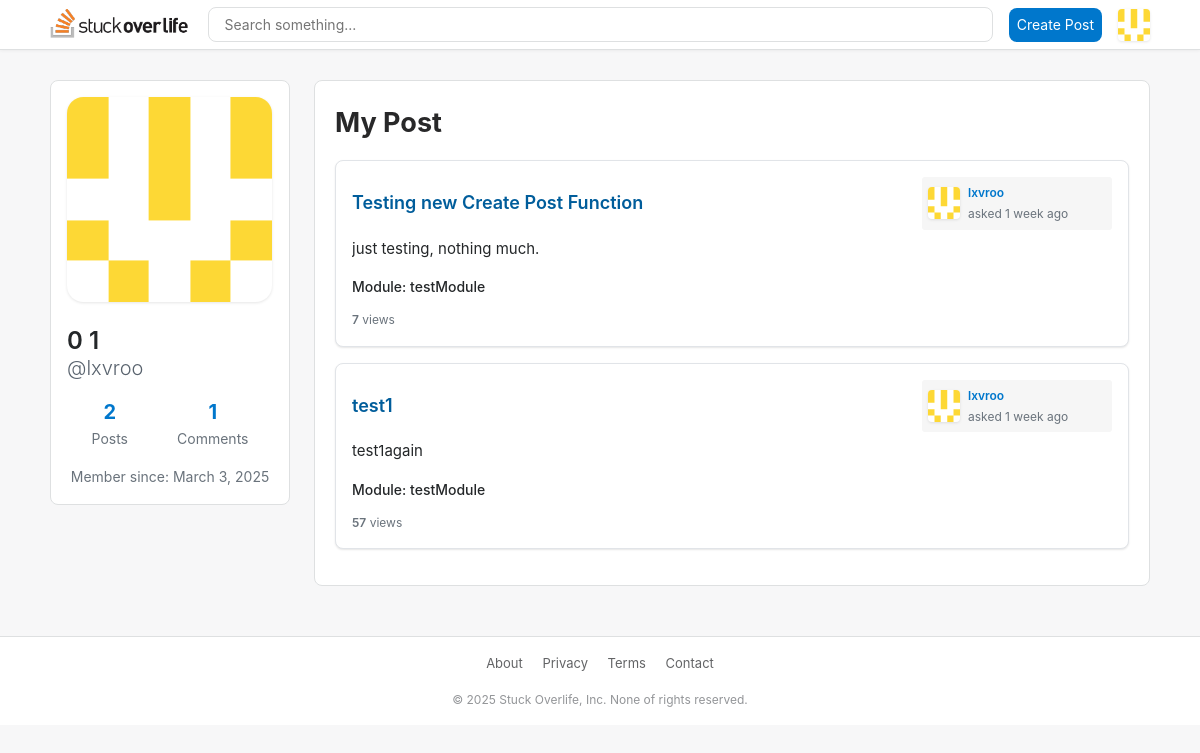
The page /models/profile.php (signed in) on the database its author committed.
### tables this page shows
CREATE TABLE `user` (
  `UserID` int(11) NOT NULL,
  `username` varchar(255) NOT NULL,
  `firstname` varchar(100) NOT NULL,
  `lastname` varchar(100) NOT NULL,
  `password` varchar(255) NOT NULL DEFAULT '',
  `avatar` varchar(100) DEFAULT NULL,
  `dob` date DEFAULT NULL,
  `bio` text DEFAULT NULL,
  `status` enum('Active','Blocked','Banned','Archived','Unknown') NOT NULL DEFAULT 'Active',
  `role` enum('user','admin') NOT NULL DEFAULT 'user',
  `createdAt` datetime NOT NULL DEFAULT current_timestamp()
);

CREATE TABLE `posts` (
  `PostID` int(11) NOT NULL,
  `title` varchar(255) NOT NULL,
  `content` text NOT NULL,
  `ModuleID` int(11) NOT NULL,
  `UserID` int(11) NOT NULL,
  `createdAt` datetime NOT NULL DEFAULT current_timestamp(),
  `updatedAt` datetime NOT NULL DEFAULT current_timestamp() ON UPDATE current_timestamp(),
  `AssetID` int(11) DEFAULT NULL,
  `viewCount` int(11) DEFAULT 0,
  `voteCount` int(11) DEFAULT 0
);

CREATE TABLE `modules` (
  `ModuleID` int(11) NOT NULL,
  `moduleName` varchar(255) NOT NULL,
  `description` varchar(255) NOT NULL
);

### includes/functions.php (called while the page is built, shortened)
<?php
    function query($pdo, $sql, $parameters = []) {
        $query = $pdo->prepare($sql);
        $query->execute($parameters);
        return $query;
    }
    function timeAgo($datetime, $full = false) {
        static $now = null;
        try {
            if ($now === null) {
                $now = new DateTime();
            }
            $then = new DateTime($datetime);
            $diff = (array) $now->diff($then);
            $diff['w'] = floor($diff['d'] / 7);
            $diff['d'] -= $diff['w'] * 7;
            $string = array(
                'y' => 'year',
                'm' => 'month',
                'w' => 'week',
                'd' => 'day',
                'h' => 'hour',
                'i' => 'minute',
                's' => 'second',
            );
            foreach($string as $k => &$v) {
                if ($diff[$k]) {
                    $v = $diff[$k] . ' ' . $v . ($diff[$k] > 1 ? 's' : '');
                } else {
                    unset($string[$k]);
                }
            }
            if (!$full) $string = array_slice($string, 0, 1);
            return $string ? implode(', ', $string) . ' ago' : 'just now';
        } catch (Exception $e) {
            error_log('Error in timeAgo function: ' . $e->getMessage());
            return 'unknown time';
        }
    }
    function getUserByPost($pdo, $id) {
        $parameters = [':id' => $id];
        $query = query($pdo, 'SELECT u.* FROM user u
                              INNER JOIN posts p ON u.UserID = p.UserID
                              WHERE p.PostID = :id', $parameters);
        return $query->fetch();
    }
    function getPostByUser($pdo, $id) {
        $parameters = [':id' => $id];
        $query = query($pdo, 'SELECT p.*, u.username, m.moduleName FROM posts p
                              INNER JOIN user u ON p.UserID = u.UserID
                              INNER JOIN modules m ON p.ModuleID = m.ModuleID
                              WHERE u.UserID = :id
                              ORDER BY p.createdAt DESC', $parameters);
        return $query->fetchAll();
    }
    function getUserPostCount($pdo, $userId) {
        $parameters = [':userId' => $userId];
        $result = query($pdo, 'SELECT COUNT(*) as count FROM posts WHERE UserID = :userId', $parameters);
        return $result->fetch()['count'];
    }
    function getUserCommentCount($pdo, $userId) {
        $parameters = [':userId' => $userId];
        $result = query($pdo, 'SELECT COUNT(*) as count FROM comment WHERE UserID = :userId', $parameters);
        return $result->fetch()['count'];
    }
    function formatDate($dateString) {
        $date = new DateTime($dateString);
        return $date->format('F j, Y');
    }
    function isLoggedIn() {
        return isset($_SESSION['user_id']);
    }
    function getCurrentUser($pdo) {
        if (isLoggedIn()) {
            $params = [':id' => $_SESSION['user_id']];
            $query = query($pdo, 'SELECT * FROM user WHERE userid = :id', $params);
            return $query->fetch();
        }
        return false;
    }
?>

### models/profile.php (called while the page is built, shortened)
<?php
$pageType = 'profile-page';
include_once '../includes/db.php';
include_once '../includes/functions.php';
include_once '../views/profile.html.php';
$output = ob_get_clean();
include_once '../views/layout.html.php';
?>

### views/profile.html.php (the view, shortened to what this page needs)
<?php
$currentUserId = $_SESSION['user_id'];
$posts = getPostByUser($pdo, $currentUserId);
if (empty($posts)): ?>
    <div style="text-align: center;">
        <p>You haven't created any posts yet.</p>
    </div>
<?php else: ?>
    <?php foreach($posts as $post): ?>
        <div class="post">
            <div class="post-with-votes">
                <div class="post-main">
                    <div class="post-header">
                        <a class="post-title" href="/coursework/models/posts.php?id=<?= $post['PostID'] ?>"><?= htmlspecialchars($post['title'], ENT_QUOTES, 'UTF-8') ?></a>
                        <div class="user-info">
                            <div class="user-avatar">
                                <?php
                                    $author = getUserByPost($pdo, $post['PostID']);
                                    $avatar = htmlspecialchars($author['avatar'], ENT_QUOTES, 'UTF-8');
                                ?>
                                <img height="32px" src="/coursework/assets/images/random_pfp/<?= $avatar ?>" alt="User avatar">
                            </div>
                            <div class="user-info-details">
                                <a href="#" class="user-name"><?= htmlspecialchars($post['username'], ENT_QUOTES, 'UTF-8') ?></a>
                                <span class="user-reputation">asked <?= timeAgo($post['createdAt']) ?></span>
                            </div>
                        </div>
                    </div>
                    <div class="post-content post-preview">
                        <?php
                        $content = strip_tags(htmlspecialchars($post['content'], ENT_QUOTES, 'UTF-8'));
                        $lines = explode("\n", $content);
                        $preview = array_slice($lines, 0, 2);
                        $preview = implode("\n", $preview);
                        echo $preview;
                        ?>
                    </div>
                    <div class="post-module">
                        Module: <?= htmlspecialchars($post['moduleName'], ENT_QUOTES, 'UTF-8') ?>
                    </div>
                    <div class="post-stats">
                        <div class="post-stat">
                            <span class="post-stat-value"><?= htmlspecialchars($post['viewCount'], ENT_QUOTES, 'UTF-8') ?></span> views
                        </div>
                    </div>
                </div>
            </div>
        </div>
    <?php endforeach; ?>
<?php endif; ?>

### views/layout.html.php (shortened to what this page needs)
<!DOCTYPE html>
<html lang="en">
<head>
    <link rel="stylesheet" href="/coursework/style.css">
</head>
<body class="<?= $pageType ?? '' ?>">
    <header>
        <div class="header-container">
            <a href="/coursework/index.php" class="header-logo">
                <img src="/coursework/assets/images/logo.svg" alt="Logo" title="Home">
            </a>
            <div class="header-search">
                <input type="text" placeholder="Search something...">
            </div>
            <nav class="header-nav">
                <a href="/coursework/models/createPost.php" class="create-post-button">
                    Create Post
                </a>
                <?php if(isLoggedIn()):?>
                        <?php
                        $currentUser = getCurrentUser($pdo);
                        $avatar = isset($currentUser['avatar']) ? htmlspecialchars($currentUser['avatar'], ENT_QUOTES, 'UTF-8') : "random_pfp";
                        ?>
                        <img class="user-avatar avatar-button" height="32px" src="/coursework/assets/images/random_pfp/<?= $avatar ?>" alt="User avatar" onclick="toggleSubMenu()">
                <?php else:?>
                    <a href="/coursework/models/login.php" class="login-button">Log in</a>
                    <a href="/coursework/models/register.php" class="signup-button">Sign up</a>
                <?php endif; ?>
            </nav>
        </div>
    </header>
    <div class="main-container">
        <main class="main-content">
            <div class="main-content-welcome">
                <?php if(!isLoggedIn() && isset($pageType) && $pageType === 'home-page'):?>
                    <p>Newest Questions</p>
                <?php elseif(isset($pageType) && $pageType === 'profile-page'): ?>My Post
                <?php endif; ?>
            </div>
            <?= $output ?>
        </main>
        <aside class="sidebar">
            <div class="sidebar-widget">
                <?php if(isset($pageType) && $pageType === 'profile-page'): ?>
                    <div class="profile-card">
                        <div class="profile-header">
                            <img class="profile-avatar" src="/coursework/assets/images/random_pfp/<?= $avatar ?>" alt="User avatar">
                            <div class="profile-names">
                                <h3 class="profile-fullname">
                                    <?= htmlspecialchars($currentUser['firstname'] ?? '', ENT_QUOTES, 'UTF-8') ?>
                                    <?= htmlspecialchars($currentUser['lastname'] ?? '', ENT_QUOTES, 'UTF-8') ?>
                                </h3>
                                <p class="profile-username">@<?= htmlspecialchars($currentUser['username'] ?? 'anonymous', ENT_QUOTES, 'UTF-8') ?></p>
                            </div>
                        </div>
                        <div class="profile-stats">
                            <div class="stat-item">
                                <span class="stat-value"><?= getUserPostCount($pdo, $_SESSION['user_id']) ?? 0 ?></span>
                                <span class="stat-label">Posts</span>
                            </div>
                            <div class="stat-item">
                                <span class="stat-value"><?= getUserCommentCount($pdo, $_SESSION['user_id']) ?? 0 ?></span>
                                <span class="stat-label">Comments</span>
                            </div>
                        </div>
                        <div class="profile-details">
                            <div class="member-since">
                                <span>Member since: <?= formatDate($currentUser['createdAt'] ?? '') ?></span>
                            </div>
                        </div>
                    </div>
                <?php elseif(isLoggedIn()): ?>
                    <h3>Quote of the day</h3>
                    <p>"The only way to do great work is to love what you do." </br>- Steve Jobs</p>
                <?php else: ?>
                    <p>Welcome to Stuck Overlife!</p>
                    <p>Please <a href="/coursework/models/login.php">log in</a> or <a href="/coursework/models/register.php">sign up</a> to post questions and answers.</p>
                <?php endif; ?>
            </div>
        </aside>
    </div>
    <footer>
        <div class="footer-links">
            <a href="#" class="footer-link">About</a>
            <a href="#" class="footer-link">Privacy</a>
            <a href="#" class="footer-link">Terms</a>
            <a href="#" class="footer-link">Contact</a>
        </div>
        <div class="footer-copyright">
            © 2025 Stuck Overlife, Inc. None of rights reserved.
        </div>
    </footer>
</body>
</html>

### rows shown on the page
user: avatar (picture), firstname "0", lastname "1", username "lxvroo", createdAt "March 3, 2025"
posts: title "Testing new Create Post Function", UserID.avatar (picture), UserID.username "lxvroo", createdAt "1 week ago", content "just testing, nothing much.", ModuleID.moduleName "testModule", viewCount "7"
posts: title "test1", UserID.avatar (picture), UserID.username "lxvroo", createdAt "1 week ago", content "test1again", ModuleID.moduleName "testModule", viewCount "57"

### other values the page prints
getUserPostCount($pdo, $_SESSION['user_id']) "2"
getUserCommentCount($pdo, $_SESSION['user_id']) "1"
